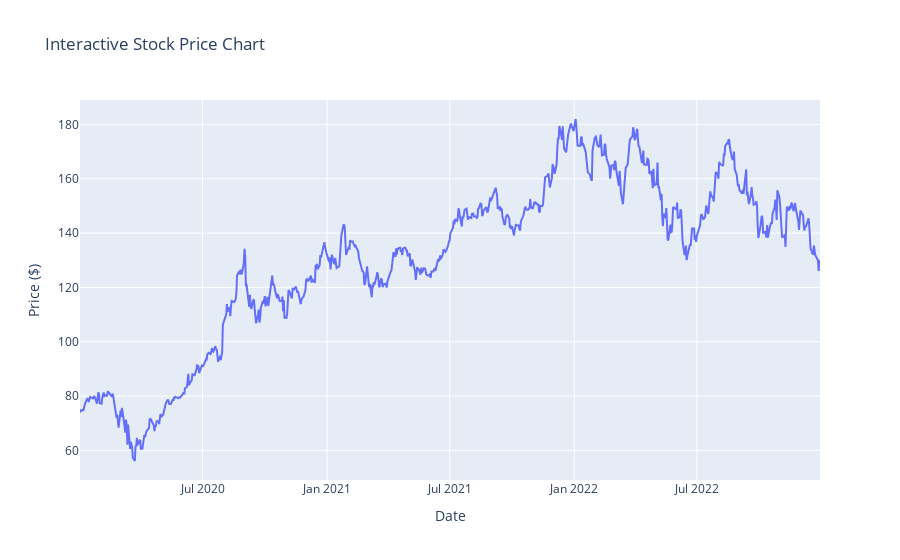

The notebook cell saved with this chart:
### Code cell
import plotly.graph_objects as go

# Interactive line plot with Plotly
fig = go.Figure()
fig.add_trace(go.Scatter(x=stock_data.index, y=stock_data['Close'], mode='lines', name='Closing Price'))
fig.update_layout(title='Interactive Stock Price Chart', xaxis_title='Date', yaxis_title='Price ($)')
fig.show()

### Figure 1 — Plotly figure (JSON) as saved in the notebook; plotly's stock layout.template omitted (floating-point values rounded to 4 significant figures; data arrays with more than 128 entries replaced by an {"elided": "..."} marker saying what was removed)
{"data": [{"mode": "lines", "name": "Closing Price", "type": "scatter", "x": {"elided": "756 str values"}, "y": {"elided": "756 float values"}}], "layout": {"title": {"text": "Interactive Stock Price Chart"}, "xaxis": {"title": {"text": "Date"}}, "yaxis": {"title": {"text": "Price ($)"}}}}
